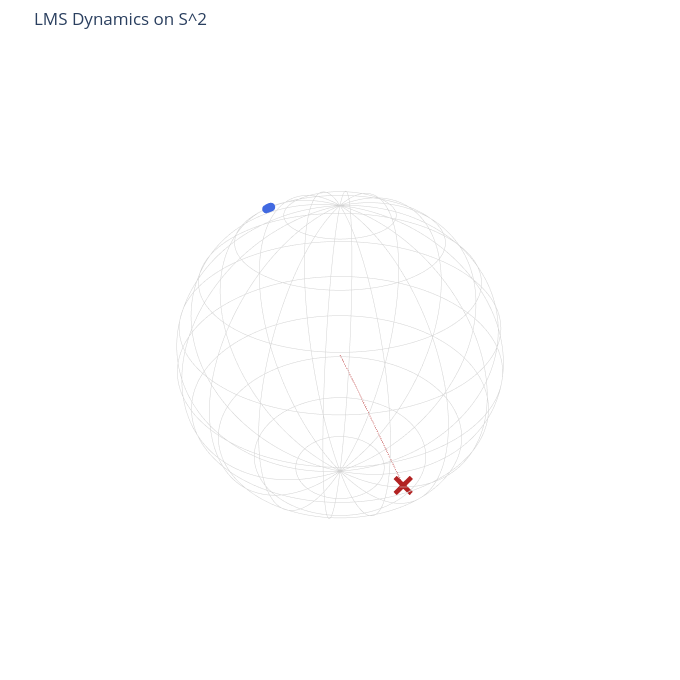

Here is the notebook cell this chart was saved with:
### Markdown cell above
Below I’ll give you modular PyTorch functions for:

* Real Möbius map ($M_w(x)$) on ball / sphere
* Kuramoto-on-sphere order parameter and vector field
* Reduced hyperbolic ($w$)-dynamics (both via Möbius and via autograd gradient)
* Simple simulation + Plotly visualization hooks for 2D (disk/$S^1$) and 3D (ball/$S^2$)

Everything is real-valued, dot-product based, and autograd-friendly.

# 1. Core math building blocks (PyTorch)

### Code cell
%cd /Users/adamsobieszek/pitch/pitch-website/public/notebooks/kuramoto/LMSSPP/src
from lmsspp import (
    random_points_on_sphere, integrate_w_euler, make_sphere_figure, reconstruct_sphere_trajectory
)
import torch

p3 = random_points_on_sphere(640, 3)
a = torch.ones(640)
res = integrate_w_euler(torch.zeros(3), p3, a, dt=1e-3, steps=300)
x_traj = reconstruct_sphere_trajectory(res.trajectory, p3)
fig = make_sphere_figure(x_traj[-1], w_t=res.trajectory[-1], w_path=res.trajectory)
fig.show()

### Figure 1 — Plotly figure (JSON) as saved in the notebook; plotly's stock layout.template omitted (floating-point values rounded to 4 significant figures; data arrays with more than 128 entries replaced by an {"elided": "..."} marker saying what was removed)
{"data": [{"hoverinfo": "skip", "line": {"color": "lightgrey", "width": 1}, "mode": "lines", "showlegend": false, "type": "scatter3d", "x": {"elided": "200 float values"}, "y": {"elided": "200 float values"}, "z": {"elided": "200 float values"}}, {"hoverinfo": "skip", "line": {"color": "lightgrey", "width": 1}, "mode": "lines", "showlegend": false, "type": "scatter3d", "x": {"elided": "200 float values"}, "y": {"elided": "200 float values"}, "z": {"elided": "200 float values"}}, {"hoverinfo": "skip", "line": {"color": "lightgrey", "width": 1}, "mode": "lines", "showlegend": false, "type": "scatter3d", "x": {"elided": "200 float values"}, "y": {"elided": "200 float values"}, "z": {"elided": "200 float values"}}, {"hoverinfo": "skip", "line": {"color": "lightgrey", "width": 1}, "mode": "lines", "showlegend": false, "type": "scatter3d", "x": {"elided": "200 float values"}, "y": {"elided": "200 float values"}, "z": {"elided": "200 float values"}}, {"hoverinfo": "skip", "line": {"color": "lightgrey", "width": 1}, "mode": "lines", "showlegend": false, "type": "scatter3d", "x": {"elided": "200 float values"}, "y": {"elided": "200 float values"}, "z": {"elided": "200 int values"}}, {"hoverinfo": "skip", "line": {"color": "lightgrey", "width": 1}, "mode": "lines", "showlegend": false, "type": "scatter3d", "x": {"elided": "200 float values"}, "y": {"elided": "200 float values"}, "z": {"elided": "200 float values"}}, {"hoverinfo": "skip", "line": {"color": "lightgrey", "width": 1}, "mode": "lines", "showlegend": false, "type": "scatter3d", "x": {"elided": "200 float values"}, "y": {"elided": "200 float values"}, "z": {"elided": "200 float values"}}, {"hoverinfo": "skip", "line": {"color": "lightgrey", "width": 1}, "mode": "lines", "showlegend": false, "type": "scatter3d", "x": {"elided": "200 float values"}, "y": {"elided": "200 float values"}, "z": {"elided": "200 float values"}}, {"hoverinfo": "skip", "line": {"color": "lightgrey", "width": 1}, "mode": "lines", "showlegend": false, "type": "scatter3d", "x": {"elided": "200 float values"}, "y": {"elided": "200 float values"}, "z": {"elided": "200 float values"}}, {"hoverinfo": "skip", "line": {"color": "lightgrey", "width": 1}, "mode": "lines", "showlegend": false, "type": "scatter3d", "x": {"elided": "200 float values"}, "y": {"elided": "200 int values"}, "z": {"elided": "200 float values"}}, {"hoverinfo": "skip", "line": {"color": "lightgrey", "width": 1}, "mode": "lines", "showlegend": false, "type": "scatter3d", "x": {"elided": "200 float values"}, "y": {"elided": "200 float values"}, "z": {"elided": "200 float values"}}, {"hoverinfo": "skip", "line": {"color": "lightgrey", "width": 1}, "mode": "lines", "showlegend": false, "type": "scatter3d", "x": {"elided": "200 float values"}, "y": {"elided": "200 float values"}, "z": {"elided": "200 float values"}}, {"hoverinfo": "skip", "line": {"color": "lightgrey", "width": 1}, "mode": "lines", "showlegend": false, "type": "scatter3d", "x": {"elided": "200 float values"}, "y": {"elided": "200 float values"}, "z": {"elided": "200 float values"}}, {"hoverinfo": "skip", "line": {"color": "lightgrey", "width": 1}, "mode": "lines", "showlegend": false, "type": "scatter3d", "x": {"elided": "200 float values"}, "y": {"elided": "200 float values"}, "z": {"elided": "200 float values"}}, {"hoverinfo": "skip", "line": {"color": "lightgrey", "width": 1}, "mode": "lines", "showlegend": false, "type": "scatter3d", "x": {"elided": "200 float values"}, "y": {"elided": "200 float values"}, "z": {"elided": "200 float values"}}, {"hoverinfo": "skip", "line": {"color": "lightgrey", "width": 1}, "mode": "lines", "showlegend": false, "type": "scatter3d", "x": {"elided": "200 float values"}, "y": {"elided": "200 float values"}, "z": {"elided": "200 float values"}}, {"hoverinfo": "skip", "line": {"color": "lightgrey", "width": 1}, "mode": "lines", "showlegend": false, "type": "scatter3d", "x": {"elided": "200 float values"}, "y": {"elided": "200 float values"}, "z": {"elided": "200 float values"}}, {"hoverinfo": "skip", "line": {"color": "lightgrey", "width": 1}, "mode": "lines", "showlegend": false, "type": "scatter3d", "x": {"elided": "200 float values"}, "y": {"elided": "200 float values"}, "z": {"elided": "200 float values"}}, {"hoverinfo": "skip", "line": {"color": "lightgrey", "width": 1}, "mode": "lines", "showlegend": false, "type": "scatter3d", "x": {"elided": "200 float values"}, "y": {"elided": "200 float values"}, "z": {"elided": "200 float values"}}, {"hoverinfo": "skip", "line": {"color": "lightgrey", "width": 1}, "mode": "lines", "showlegend": false, "type": "scatter3d", "x": {"elided": "200 float values"}, "y": {"elided": "200 float values"}, "z": {"elided": "200 float values"}}, {"hoverinfo": "skip", "line": {"color": "lightgrey", "width": 1}, "mode": "lines", "showlegend": false, "type": "scatter3d", "x": {"elided": "200 float values"}, "y": {"elided": "200 float values"}, "z": {"elided": "200 float values"}}, {"hoverinfo": "skip", "line": {"color": "lightgrey", "width": 1}, "mode": "lines", "showlegend": false, "type": "scatter3d", "x": {"elided": "200 float values"}, "y": {"elided": "200 float values"}, "z": {"elided": "200 float values"}}, {"hoverinfo": "skip", "line": {"color": "lightgrey", "width": 1}, "mode": "lines", "showlegend": false, "type": "scatter3d", "x": {"elided": "200 float values"}, "y": {"elided": "200 float values"}, "z": {"elided": "200 float values"}}, {"hoverinfo": "skip", "line": {"color": "lightgrey", "width": 1}, "mode": "lines", "showlegend": false, "type": "scatter3d", "x": {"elided": "200 float values"}, "y": {"elided": "200 float values"}, "z": {"elided": "200 float values"}}, {"hoverinfo": "skip", "line": {"color": "lightgrey", "width": 1}, "mode": "lines", "showlegend": false, "type": "scatter3d", "x": {"elided": "200 float values"}, "y": {"elided": "200 float values"}, "z": {"elided": "200 float values"}}, {"hoverinfo": "skip", "line": {"color": "lightgrey", "width": 1}, "mode": "lines", "showlegend": false, "type": "scatter3d", "x": {"elided": "200 float values"}, "y": {"elided": "200 float values"}, "z": {"elided": "200 float values"}}, {"hoverinfo": "skip", "line": {"color": "lightgrey", "width": 1}, "mode": "lines", "showlegend": false, "type": "scatter3d", "x": {"elided": "200 float values"}, "y": {"elided": "200 float values"}, "z": {"elided": "200 float values"}}, {"marker": {"color": "royalblue", "size": 5}, "mode": "markers", "name": "x_i(t)", "type": "scatter3d", "x": {"elided": "640 float values"}, "y": {"elided": "640 float values"}, "z": {"elided": "640 float values"}}, {"line": {"color": "firebrick", "dash": "dot", "width": 2}, "mode": "lines", "name": "w path", "type": "scatter3d", "x": {"elided": "301 float values"}, "y": {"elided": "301 float values"}, "z": {"elided": "301 float values"}}, {"marker": {"color": "firebrick", "size": 7, "symbol": "x"}, "mode": "markers", "name": "w(t)", "type": "scatter3d", "x": [-0.105], "y": [0.487], "z": [-0.8659]}], "layout": {"height": 680, "margin": {"b": 20, "l": 20, "r": 20, "t": 50}, "scene": {"aspectmode": "data", "xaxis": {"visible": false}, "yaxis": {"visible": false}, "zaxis": {"visible": false}}, "showlegend": false, "title": {"text": "LMS Dynamics on S^2"}, "width": 680}}
